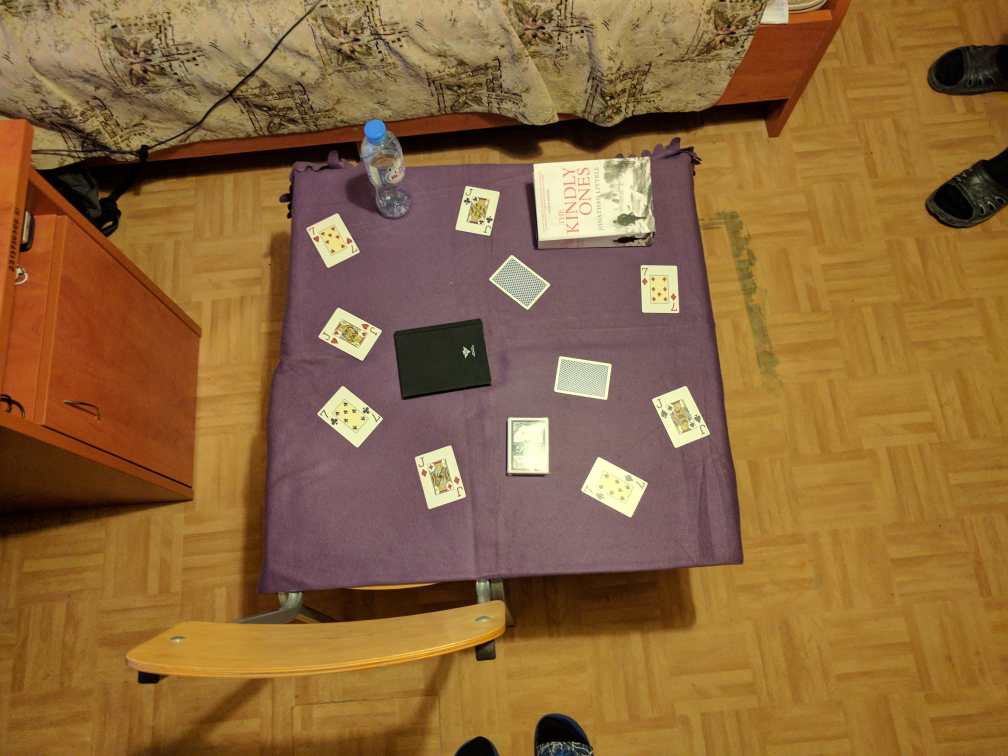
#> input picture 5th_semester/card_recognition/images/t9.jpg, 4032 x 3024 px (shown at 1/4 size)
$ python main.py
#> lines starting #> are read from the running program, lines starting #| are printed output that depends on the picture; after the words box and inside, x2 and y2 are one past the last pixel; in counts of white or black regions, pixels touching at a corner belong together
### 5th_semester/card_recognition/util.py
import cv2
import numpy as np
import copy

sample_width = 400
sample_height = 560


def preprocess(image, debug=False):
    gray = cv2.cvtColor(image, cv2.COLOR_BGR2GRAY)
    _, thresh = cv2.threshold(gray, np.average(gray) * 0.8, 255, cv2.THRESH_BINARY)

    # if upper-right corner is darker than upper-left corner rotate image on 90 degrees
    corner_width = 200
    corner_height = 112
    upper_left_corner = thresh[0:corner_height, 0:corner_width]
    upper_right_corner = thresh[0:corner_height, \
                         sample_width - corner_width:sample_width]
    if (np.average(upper_left_corner) > np.average(upper_right_corner)):
        h = np.array([[0, sample_height], [sample_width, sample_height], [sample_width, 0], [0, 0]], np.float32)
        contour = np.array([(0, 0), (0, sample_height), (sample_width, sample_height), (sample_width, 0)], np.float32)
        transform = cv2.getPerspectiveTransform(contour, h)
        thresh = cv2.warpPerspective(thresh, transform, (sample_width, sample_height))

    # copy thresh to a bigger canvas to definitely find all contours
    border = 5
    thresh_bigger = np.ones((thresh.shape[0] + border * 2, thresh.shape[1] + border * 2), np.uint8) * 255
    thresh_bigger[border:border + thresh.shape[0], border:border + thresh.shape[1]] = thresh
    thresh = thresh_bigger
    thresh_not_corrupted = copy.deepcopy(thresh)

    contours, _ = cv2.findContours(thresh, cv2.RETR_LIST, cv2.CHAIN_APPROX_NONE)

    origin_image_area = len(thresh) * len(thresh[0])

    filtered_contours = []
    for cnt in contours:
        cnt_area = cv2.contourArea(cnt)
        if 0.5 <= 100.0 * cnt_area / origin_image_area <= 95:
            filtered_contours.append(cnt)

    merged_contours = []
    for cnt in filtered_contours:
        for point in cnt:
            merged_contours.append(point)

    cont_im = np.ones((len(thresh), len(thresh[0])), np.uint8) * 255
    cv2.drawContours(cont_im, merged_contours, -1, (0, 0, 0), 3)

    if len(merged_contours) == 0:
        return cv2.resize(cont_im, (sample_width, sample_height))

    x, y, w, h = cv2.boundingRect(np.asarray(merged_contours))
    cv2.rectangle(cont_im, (x, y), (x + w, y + h), (0, 255, 0), 2)

    cut_im = thresh_not_corrupted[y:y + h, x:x + w]
    cut_im = cv2.resize(cut_im, (sample_width, sample_height))

    if debug:
        cv2.imwrite("debug_proc_im/00_origin.jpg", image)
        cv2.imwrite("debug_proc_im/10_gray.jpg", gray)
        cv2.imwrite("debug_proc_im/20_thresh.jpg", thresh_not_corrupted)
        cv2.imwrite("debug_proc_im/25_upper_right.jpg", upper_right_corner)
        cv2.imwrite("debug_proc_im/30_upper_left.jpg", upper_left_corner)
        cv2.imwrite("debug_proc_im/40_cut_im.jpg", cut_im)

    return cut_im

# image = cv2.imread("data_gen/cards/Qd.jpg")
# image = cv2.imread("out/card_01.jpg")
# preprocess(image, True)

### 5th_semester/card_recognition/main.py
import numpy as np
import cv2
import random
import os
import copy
import sys

from operator import itemgetter

import shutil

from util import preprocess

debug = False

output_path = "out/"
if not os.path.exists(output_path):
    os.makedirs(output_path)

samples_path = "classifier_samples/"
sample_width = 400
sample_height = 560
max_allowed_diff = 3000000.0


# [4 lines left out: function show_image, not called in this run]


def preprocess_orig(orig_image):
    gray = cv2.cvtColor(orig_image, cv2.COLOR_BGR2GRAY)
    if debug:
        cv2.imwrite(os.path.join(output_path, '005_gray.jpg'), gray)
    denoised = cv2.fastNlMeansDenoising(src=gray, h=5, templateWindowSize=7, searchWindowSize=21)
    thresh = cv2.adaptiveThreshold(denoised, 255, cv2.ADAPTIVE_THRESH_MEAN_C, cv2.THRESH_BINARY_INV, 9, 0)
    if debug:
        cv2.imwrite(os.path.join(output_path, '020_thresh.jpg'), thresh)
    return thresh


def filter_contours(contours, origin_image_area):
    filtered_contours = []
    # filter too small or too large contours
    for cnt in contours:
        cnt_area = cv2.contourArea(cnt)
        if 0.1 <= 100.0 * cnt_area / origin_image_area <= 95:
            epsilon = 0.075 * cv2.arcLength(cnt, True)
            approx = cv2.approxPolyDP(cnt, epsilon, True)
            if len(approx) == 4:
                filtered_contours.append(approx)

    contours_to_delete = []
    for i in range(len(filtered_contours)):
        flag = False
        for j in range(i):
            for k in range(4):
                if cv2.pointPolygonTest(filtered_contours[j], tuple(filtered_contours[i][k][0]), False) > 0 or \
                                cv2.pointPolygonTest(filtered_contours[i], tuple(filtered_contours[j][k][0]),
                                                     False) > 0:
                    flag = True
                    contours_to_delete.append(i)
                    break
            if flag:
                break
    filtered_contours = [filtered_contours[i] for i in range(len(filtered_contours)) if i not in contours_to_delete]

    def by_center_location_key(contour):
        # top to bottom, left to right
        moments = cv2.moments(contour)
        center_x = int(moments['m10'] / moments['m00'])
        center_y = int(moments['m01'] / moments['m00'])
        return center_y, center_x

    sorted_contours = sorted(filtered_contours, key=by_center_location_key)
    return sorted_contours


# rotate and scale cards
def get_cards_orthographic(origin_image, filtered_contours):
    cards = []
    for i in range(len(filtered_contours)):

        # if first and second vertices are a small side take vertices starting from next vertex
        first_side = (filtered_contours[i][0][0][0] - filtered_contours[i][1][0][0]) ** 2 + \
                     (filtered_contours[i][0][0][1] - filtered_contours[i][1][0][1]) ** 2
        second_side = (filtered_contours[i][1][0][0] - filtered_contours[i][2][0][0]) ** 2 + \
                      (filtered_contours[i][1][0][1] - filtered_contours[i][2][0][1]) ** 2
        if first_side > second_side:
            temp = copy.deepcopy(filtered_contours[i][0])
            filtered_contours[i][0] = filtered_contours[i][1]
            filtered_contours[i][1] = filtered_contours[i][2]
            filtered_contours[i][2] = filtered_contours[i][3]
            filtered_contours[i][3] = temp

        if cv2.contourArea(filtered_contours[i], True) < 0:
            filtered_contours[i] = filtered_contours[i][::-1]

        contour = np.array([[float(arr[0][0]), float(arr[0][1])] for arr in filtered_contours[i]], np.float32)
        h = np.array([[0, 0], [sample_width, 0], [sample_width, sample_height], [0, sample_height]], np.float32)
        transform = cv2.getPerspectiveTransform(contour, h)
        warp = cv2.warpPerspective(origin_image, transform, (sample_width, sample_height))
        cards.append(warp)
        cv2.imwrite(os.path.join(output_path, "card_{:02}.jpg".format(i + 1)), warp)
    return cards


def load_samples():
    suits = ['d', 'h', 'c', 's']
    ranks = ['2', '3', '4', '5', '6', '7', '8', '9', 'T', 'J', 'Q', 'K', 'A']
    out_samples = []
    for rank in ranks:
        for suit in suits:
            sample_card_name = rank + suit
            filepath = os.path.join(samples_path, sample_card_name + '.jpg')
            # read grayscale image
            sample_card_image = cv2.imread(filepath, 0)
            if sample_card_image is not None:
                out_samples.append((sample_card_name, sample_card_image, rotate_180(sample_card_image)))
    return out_samples


def img_diff(img1, img2, verbose=False):
    diff = cv2.absdiff(img1, img2)
    diff = cv2.GaussianBlur(diff, (5, 5), 5)
    _, diff = cv2.threshold(diff, 200, 255, cv2.THRESH_BINARY)

    # debug code
    if verbose:
        cv2.imwrite("out/img1.jpg", img1)
        cv2.imwrite("out/img2.jpg", img2)
        print("diff = {}".format(np.sum(diff)))

    return np.sum(diff)


def rotate_180(img):
    height = len(img)
    width = len(img[0])
    center = (width / 2, height / 2)
    matrix = cv2.getRotationMatrix2D(center, 180, 1.0)
    return cv2.warpAffine(img, matrix, (width, height))


def card_diff(found_card, sample, rotated_sample, verbose=False):
    diff1 = img_diff(found_card, sample, verbose=verbose)
    diff2 = img_diff(found_card, rotated_sample, verbose=verbose)
    return (diff1 + diff2) / 2


def find_closest_card(raw_img, samples, verbose=False, filter_non_cards=False):
    assert (len(raw_img) == sample_height)
    assert (len(raw_img[0]) == sample_width)
    img = preprocess(raw_img)
    diff_results = [(sample[0], card_diff(img, sample[1], sample[2])) for sample in samples]

    if filter_non_cards:
        diff_results = filter(lambda x: x[1] <= max_allowed_diff, diff_results)
        if len(diff_results) < 1:
            return ""

    sorted_diff_results = sorted(diff_results, key=itemgetter(1))
    if verbose:
        print("Diff for another image:")
        for (card_name, diff) in sorted_diff_results[:5]:
            print("\t\t{}\t{}".format(card_name, diff))
    return sorted_diff_results[0][0]


# classify found cards
def classify_cards(cards, samples):
    return filter(lambda x: x is not "", [find_closest_card(card, samples) for card in cards])


def extract_cards_orthographic(filename):
    # clear output folder to avoid reading unrelated card images in the future
    shutil.rmtree(output_path)
    os.makedirs(output_path)

    # load original image
    origin_image = cv2.imread(filename)

    # preprocess
    image = preprocess_orig(origin_image)

    # find contours
    contours, _ = cv2.findContours(image, cv2.RETR_TREE, cv2.CHAIN_APPROX_NONE)
    if debug:
        cont_im = np.ones((len(origin_image), len(origin_image[0]), 3)) * 255
        cv2.drawContours(cont_im, contours, -1, (0, 0, 0), 3)
        cv2.imwrite(os.path.join(output_path, '040_contours.jpg'), cont_im)

    # filter contours
    origin_image_area = len(origin_image) * len(origin_image[0])
    filtered_contours = filter_contours(contours, origin_image_area)
    if debug:
        cont_im = np.ones((len(origin_image), len(origin_image[0]), 3)) * 255
        for cnt in filtered_contours:
            cv2.drawContours(
                cont_im,
                [cnt],
                -1,
                (random.randint(40, 255), random.randint(0, 255), random.randint(0, 255)),
                3
            )
        cv2.imwrite(os.path.join(output_path, '050_filtered_contours.jpg'), cont_im)

    # extract cards from original image
    cards = get_cards_orthographic(origin_image, filtered_contours)
    return cards


def load_cards(path):
    return [cv2.imread(os.path.join(path, filename)) for filename in os.listdir(path) if filename.startswith("card_")]


def main(use_cached_extracted_cards=False):
    filename = sys.argv[1] if len(sys.argv) > 1 else "images/t9.jpg"

    if not use_cached_extracted_cards:
        cards = extract_cards_orthographic(filename)
#> in extract_cards_orthographic, origin_image is the input picture: shape (3024, 4032, 3); mean B, G, R 58.9, 102.9, 140.7
#> in preprocess_orig, `thresh = cv2.adaptiveThreshold(denoised, 255, cv2.ADAPTIVE_THRESH_MEAN..`:
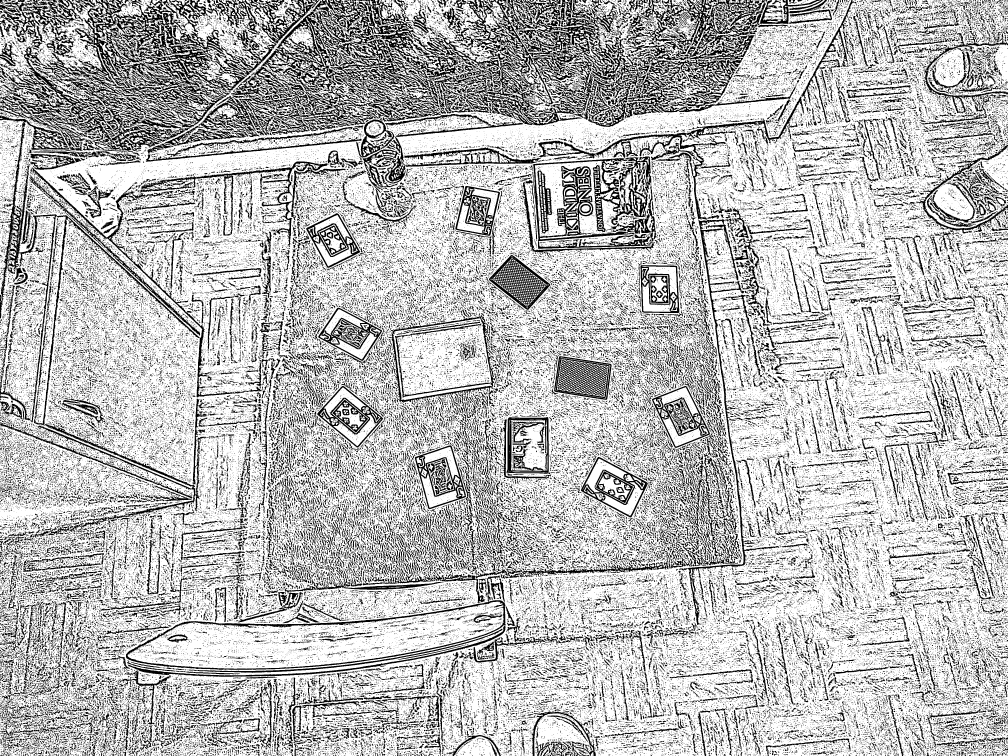
#> thresh: shape (3024, 4032) (shown at 1/4 size); 73% white; 123964 black regions (104518 under 20 px)
#> in extract_cards_orthographic, `contours, _ = cv2.findContours(image, cv2.RETR_TREE, cv2.CHAIN_APPROX_..`: contours = 211838 contours
#> in extract_cards_orthographic, `origin_image_area = len(origin_image) * len(origin_image[0])`: origin_image_area = 12192768
#> the loop in filter_contours, `for cnt in contours:` made 211838 passes
#> (cnt_area, epsilon, approx) on passes 210, 992, 2022, 3458: (26084, 163.7, [[2152, 2889], [2373, 3003]]), (65592, 113.8, [[4031, 585], [3698, 837], [4011, 838]]), (32349.5, 180.8, [[89, 482], [4, 1203]]), (55423, 99.51, [[4031, 181], [3712, 334], [4030, 368]])
#> after the loop in filter_contours, `for cnt in contours:`: filtered_contours = 13 contours; largest, box (x1, y1, x2, y2) and area: (2027, 1667, 2203, 1897) 37547, (2323, 1827, 2593, 2070) 34544, (1658, 1780, 1865, 2038) 32981, (1268, 1543, 1533, 1791) 32139, (2607, 1543, 2842, 1793) 31873
#> the loop in filter_contours, `for i in range(len(filtered_contours)):` made 13 passes
#> after the loop in filter_contours, `for i in range(len(filtered_contours)):`: contours_to_delete = [6, 7]
#> in filter_contours, `filtered_contours = [filtered_contours[i] for i in range(len(filtered_..`: filtered_contours = 11 contours; largest, box (x1, y1, x2, y2) and area: (2027, 1667, 2203, 1897) 37547, (2323, 1827, 2593, 2070) 34544, (1658, 1780, 1865, 2038) 32981, (1268, 1543, 1533, 1791) 32139, (2607, 1543, 2842, 1793) 31873
#> in by_center_location_key, `moments = cv2.moments(contour)`: moments = moments, m00 34544, centre m10/m00, m01/m00 = (2458, 1947.7)
#> in by_center_location_key, `center_x = int(moments['m10'] / moments['m00'])`: center_x = 2458
#> in by_center_location_key, `center_y = int(moments['m01'] / moments['m00'])`: center_y = 1947
#> in filter_contours, `sorted_contours = sorted(filtered_contours, key=by_center_location_key)`: sorted_contours has the same summary as filtered_contours
#> the loop in get_cards_orthographic, `for i in range(len(filtered_contours)):` made 11 passes
#> (first_side, second_side, contour) on passes 1 to 6: (19498, 31693, [[1863, 743], [2000, 770], [1958, 943], [1820, 914]]), (32800, 20869, [[1440, 1008], [1310, 1071], [1224, 913], [1348, 852]]), (38260, 18148, [[2201, 1137], [2113, 1239], [1955, 1119], [2045, 1019]]), (20752, 35018, [[2564, 1060], [2708, 1064], [2715, 1251], [2568, 1247]]), (39793, 20570, [[1528, 1322], [1451, 1443], [1272, 1348], [1351, 1230]]), (44048, 20077, [[2443, 1455], [2429, 1596], [2218, 1566], [2235, 1427]])
#> pass 1, in get_cards_orthographic, `warp = cv2.warpPerspective(origin_image, transform, (sample_width, sam..`:
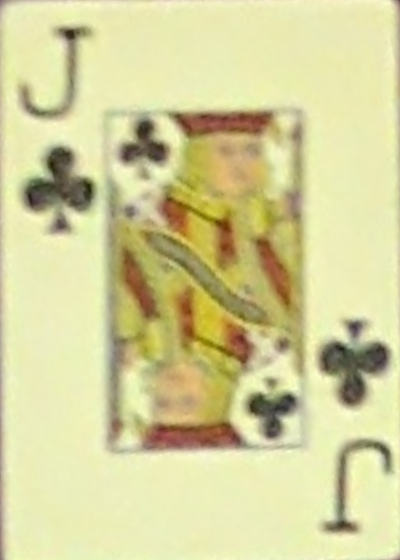
#> warp: shape (560, 400, 3); mean B, G, R 154.7, 208.7, 212.4
#> pass 3, in get_cards_orthographic, `warp = cv2.warpPerspective(origin_image, transform, (sample_width, sam..`:
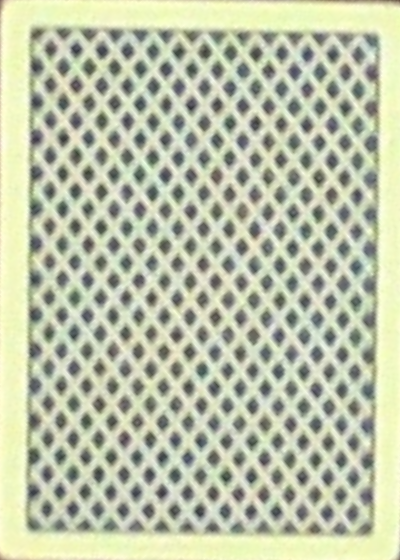
#> warp: shape (560, 400, 3); mean B, G, R 169.1, 194.8, 189.1
#> after the loop in get_cards_orthographic, `for i in range(len(filtered_contours)):`: cards = 11 items
#> cards = 11 items
        print("Extracted {} fragments. Classifying...".format(len(cards)))
#> (printed output is left out)
    else:
        cards = load_cards(output_path)
        print("Loaded {} fragments from {}".format(len(cards), output_path))

    # classify cards
    samples = load_samples()
    answers = classify_cards(cards, samples)
#> in preprocess, `contours, _ = cv2.findContours(thresh, cv2.RETR_LIST, cv2.CHAIN_APPROX..`: contours = 59 contours, 17 with area under 20; largest, box (x1, y1, x2, y2) and area: (0, 0, 410, 570) 232721, (113, 190, 175, 447) 6320, (26, 150, 102, 239) 3450, (250, 190, 308, 330) 3356, (142, 233, 281, 333) 3308
#> in preprocess, `origin_image_area = len(thresh) * len(thresh[0])`: origin_image_area = 233700
#> the loop in preprocess, `for cnt in contours:` made 59 passes
#> cnt_area on passes 2, 4, 5, 6, 7, 8, 9, 10: 1522, 343.5, 57, 124, 2980, 36, 1598.5, 86.5
#> after the loop in preprocess, `for cnt in contours:`: filtered_contours = 13 contours; largest, box (x1, y1, x2, y2) and area: (113, 190, 175, 447) 6320, (26, 150, 102, 239) 3450, (250, 190, 308, 330) 3356, (142, 233, 281, 333) 3308, (175, 288, 261, 389) 3110
#> the loop in preprocess, `for cnt in filtered_contours:` made 13 passes
#> after the loop in preprocess, `for cnt in filtered_contours:`: merged_contours = 4144 items, first 6: [[362, 445]], [[363, 444]], [[364, 444]], [[365, 444]], [[366, 444]], [[367, 444]]
#> in preprocess, `x, y, w, h = cv2.boundingRect(np.asarray(merged_contours))`: x = 25; y = 31; w = 372; h = 507
#> in card_diff, `diff1 = img_diff(found_card, sample, verbose=verbose)`: diff1 = 8673825
#> in card_diff, `diff2 = img_diff(found_card, rotated_sample, verbose=verbose)`: diff2 = 8552190
#> in find_closest_card, `diff_results = [(sample[0], card_diff(img, sample[1], sample[2])) for ..`: diff_results = [('2c', 8613007.5)]
#> call 2 of preprocess, with debug = False
#> in preprocess (call 2), `gray = cv2.cvtColor(image, cv2.COLOR_BGR2GRAY)`:
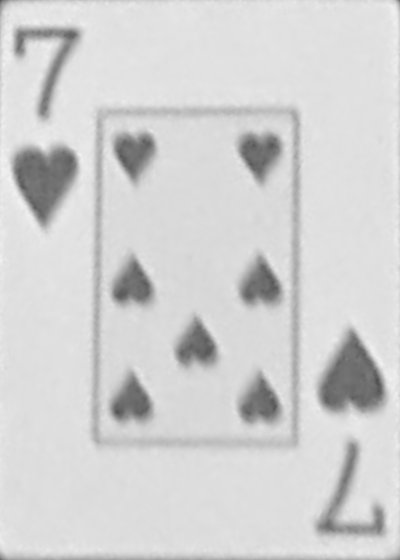
#> gray: shape (560, 400); min 77, max 243, mean 210.2
#> in preprocess (call 2), `upper_right_corner = thresh[0:corner_height, \ sample_width - corner_w..`:
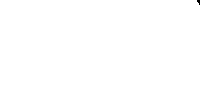
#> upper_right_corner: shape (112, 200); 100% white; 1 black region (1 under 20 px)
#> in preprocess (call 2), `thresh_bigger[border:border + thresh.shape[0], border:border + thresh...`:
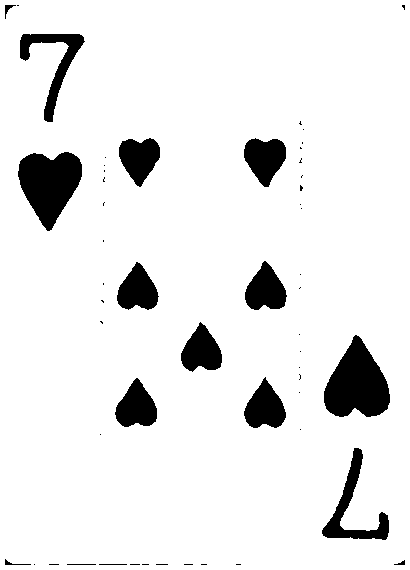
#> thresh_bigger: shape (570, 410); 91.6% white; 53 black regions (37 under 20 px)
#> in preprocess (call 2), `contours, _ = cv2.findContours(thresh, cv2.RETR_LIST, cv2.CHAIN_APPROX..`: contours = 61 contours, 41 with area under 20; largest, box (x1, y1, x2, y2) and area: (0, 0, 410, 570) 232721, (323, 334, 391, 418) 3606, (17, 151, 83, 232) 3363, (321, 447, 390, 541) 1772, (19, 33, 86, 123) 1692
#> the loop in preprocess (call 2), `for cnt in contours:` made 61 passes
#> cnt_area on passes 4, 6, 7, 8, 9, 11, 12, 13: 24, 20, 56, 58, 20, 39, 72.5, 1772
#> after the loop in preprocess (call 2), `for cnt in contours:`: filtered_contours = 11 contours; largest, box (x1, y1, x2, y2) and area: (323, 334, 391, 418) 3606, (17, 151, 83, 232) 3363, (321, 447, 390, 541) 1772, (19, 33, 86, 123) 1692, (243, 137, 287, 188) 1456
#> the loop in preprocess (call 2), `for cnt in filtered_contours:` made 11 passes
#> after the loop in preprocess (call 2), `for cnt in filtered_contours:`: merged_contours = 1957 items, first 6: [[353, 448]], [[354, 447]], [[355, 447]], [[356, 447]], [[357, 447]], [[358, 447]]
#> in preprocess (call 2), `x, y, w, h = cv2.boundingRect(np.asarray(merged_contours))`: x = 17; y = 33; w = 374; h = 508
#> call 4 of img_diff, with verbose = False
#> in img_diff (call 4), `diff = cv2.absdiff(img1, img2)`:
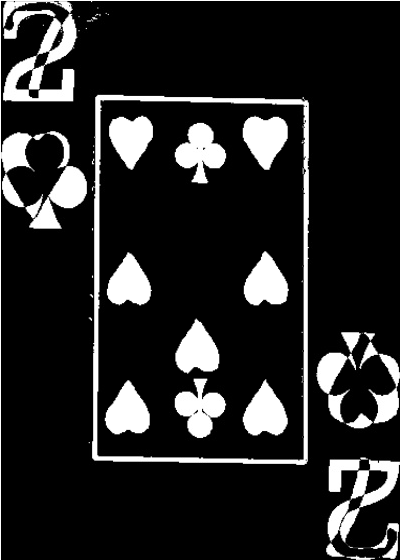
#> diff: shape (560, 400); min 0, max 255, mean 37.7
#> (the rest of the program and of its run is left out)
